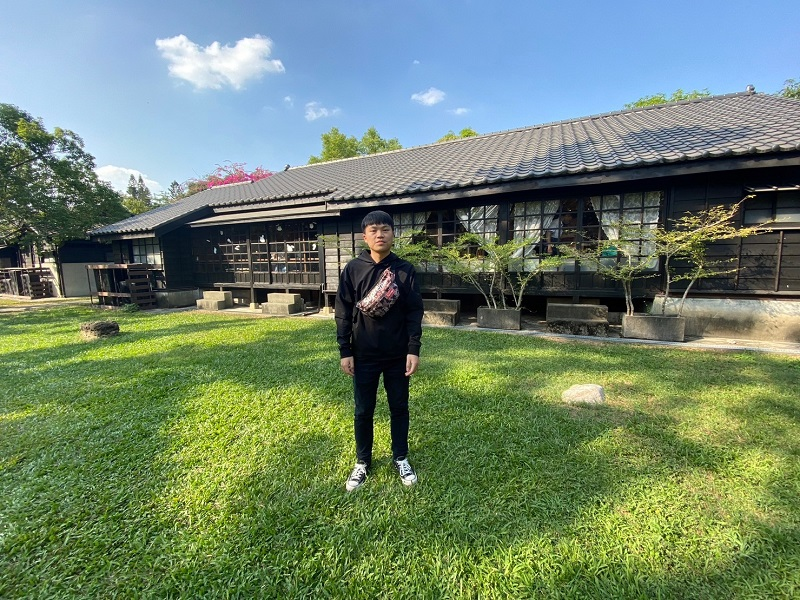
#> input picture Dataset.jpg, 800 x 600 px
$ python main.py
#> lines starting #> are read from the running program, lines starting #| are printed output that depends on the picture; long printed decimals are rounded
#> further down, img is the input picture: shape (600, 800, 3); mean B, G, R 108.2, 131.7, 110.8
### AspRatioSystem.py
# Author: Fu, Guan Hao | sam27368@gmail.com
# Semtemper, 2023
# This program is to implement how to convert video frame with old video aspect ratio 4:3 to the newer standard of video apect 16:9
# =================================================================================================================================
import cv2
import copy
import numpy as np
import Bicubic.bicubic as BC
import time

class AspRatioSystem():
    def __init__(self, img, t_size) :
        self.input=img
        self.t_size = t_size
        self.output = None  # converted to 16:9 video frame

    #  Directly resize 4:3 aspect ratio video to a 16:9 TV/monitor
    # input: 4:3 video frame output: resized 16:9 video frame
    # [20 lines left out: functions Resize, Pillarboxing, not called in this run]

    # If you playback a 16:9 (Wide screen) program on a 4:3 monitor
    # input: 16:9 video frame output: 4:3 video frame
    def Letterboxing(self):
        print("TODO")

    # Nonlinear Scaling Method
    def NLS(self):
        # --------------------------------
        # image input & get the size of input image and target image
        imgc = self.input.copy()
        (h, w) = imgc.shape[:2]
#> h = 600; w = 800
        (target_h, target_w) = self.t_size  # (height,width) is (1080,1920) on a 16:9 monitor

        # --------------------------------
        # the parameter of NLS function
        Rm = 0.85                                # the ratio of the width of linear area
        Rl_r = int(w*((1-Rm)/2))                # the ratio of the width of nonlinear area
#> Rl_r = 60
        fl = target_h/h                         # upscaling factor of the linear area of Height
#> fl = 1.8
        Wm = int(w * Rm * fl)                   # the width of the post scaling area M
#> Wm = 1224
        Wl_r = int((target_w - Wm)/2)           # the width of the post scaling area L R
#> Wl_r = 348
        a1= 0                                   # the first element of the equal difference progression
        # d = ((1/f1)-a1)/Wl_r                    # the common difference on non-Linear region
        d = 1/(fl*Wl_r)                          # the common difference on non-Linear region
#> d = 0.0016
        # d *= fl_w
        print(f"f1 = {fl}, Wm={Wm}, Wl_r={Wl_r}")
#| f1 = 1.8, Wm=1224, Wl_r=348

        # --------------------------------
        # Get 3 seperated region on original image
        # Padding Region L
        imgL = imgc[:, 0:Rl_r]
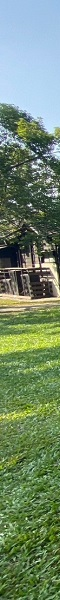
#> imgL: shape (600, 60, 3); mean B, G, R 107.7, 135.8, 113.1
        imgL_pa = np.zeros((h+3,Rl_r+3,3))
        imgL_pa[:-3,:,:] = imgc[:, 0:Rl_r+3, :]
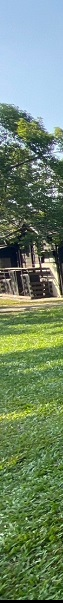
#> imgL_pa: shape (603, 63, 3) float64; mean B, G, R 107.1, 134.9, 112.2
        # Padding Region M
        imgM = imgc[:, Rl_r:w-Rl_r]
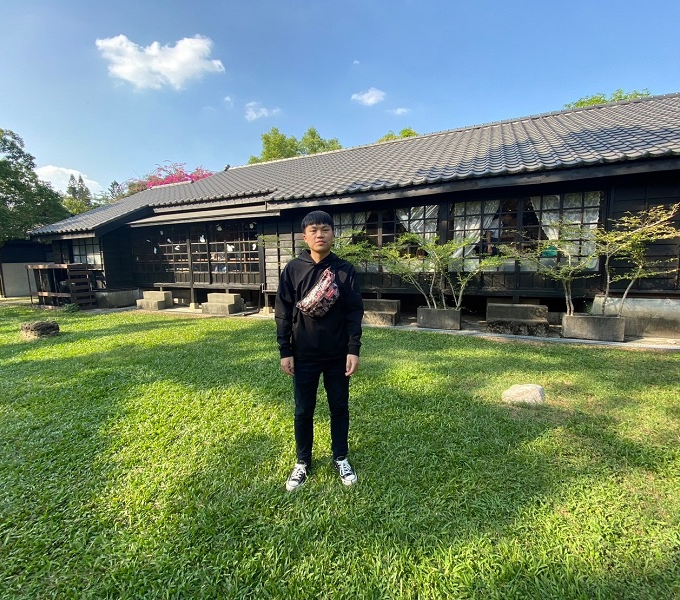
#> imgM: shape (600, 680, 3); mean B, G, R 108.6, 131.5, 110.1
        imgM_pa = np.zeros((h+3,w-(2*Rl_r),3))
        imgM_pa[:-3,:,:] = imgc[:, Rl_r:w-Rl_r]
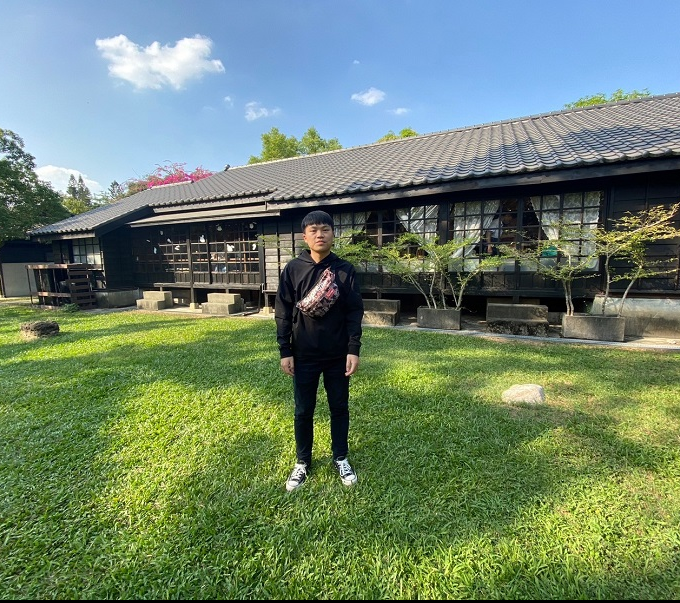
#> imgM_pa: shape (603, 680, 3) float64; mean B, G, R 108, 130.9, 109.5
        # Padding Region R
        imgR = imgc[:, w-Rl_r:]
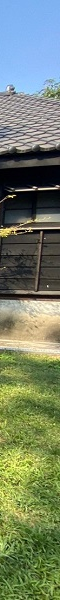
#> imgR: shape (600, 60, 3); mean B, G, R 105, 129.6, 116.3
        # imgR = cv2.flip(imgR, 1)
        imgR_pa = np.zeros((h+3,Rl_r+3,3))
        imgR_pa[:-3,:,:] = imgc[:, w-Rl_r-3:]
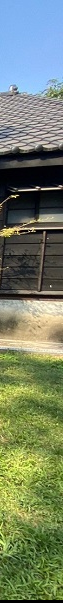
#> imgR_pa: shape (603, 63, 3) float64; mean B, G, R 104.5, 129, 115.8
        print(f"imgc.shape={imgc.shape}, imgM.shape={imgM.shape}, imgR_pa.shape={imgR_pa.shape}, imgL_pa.shape={imgL_pa.shape}, distance={d}")
#| imgc.shape=(600, 800, 3), imgM.shape=(600, 680, 3), imgR_pa.shape=(603, 63, 3), imgL_pa.shape=(603, 63, 3), distance=0.001596

        # --------------------------------
        # Resize 3 seperated region depend on original image
        start_time = time.time()
        # self.plot_result_1(imgL)
        imgL_r = BC.bicubic(imgL, imgL_pa, d, [target_h, Wl_r], is_reverse=False)                  # Nonlinear area(L)
        # self.plot_result_1(imgL_r)
        # imgR_r = cv2.resize(imgR, (Wl_r, target_h), interpolation=cv2.INTER_CUBIC)    # Nonlinear area(L)

        # imgM_r = BC.bicubic(imgM, imgM_pa, d, [target_h, Wm], False,linear=True)    # Linear area(M)
        imgM_r = cv2.resize(imgM, None, fx=fl, fy=fl, interpolation=cv2.INTER_CUBIC)    # Linear area(M)

        imgR_r = BC.bicubic(imgR, imgR_pa, d, [target_h, Wl_r], is_reverse=True)                  # Nonlinear area(R)
        # imgR_r = BC.bicubic(imgR, imgR_pa, d, [target_h, Wl_r], True)                            # Nonlinear area(R)
        # imgR_r = cv2.resize(imgR, (Wl_r, target_h), interpolation=cv2.INTER_CUBIC)    # Nonlinear area(R)
        end_time = time.time()
        print(f"imgM_resize.shape={imgM_r.shape}, imgR_resize.shape={imgR_r.shape}")
        print(f"elapsed_time={end_time - start_time}")
        # --------------------------------
        # Pad resized image to the output empty frame
        self.output  = np.zeros((target_h, target_w, 3), dtype=np.uint8)    # Black area which image size is (1920,1080)
        center_diff_w = int(target_w/2 - imgM_r.shape[1]/2)
        self.output[:, 0:Wl_r] = imgL_r[:]                                  # padding Nonlinear area(R) on a 16:9 monitor
        self.output[:, center_diff_w:target_w-center_diff_w] = imgM_r[:]    # padding Linear area(M) on a 16:9 monitor
        self.output[:, Wl_r+Wm:] = imgR_r[:]                                  # padding Nonlinear area(L) on a 16:9 monitor
        # print(f"imgc.shape={imgc.shape}, imgM.shape={imgM.shape}, distance between adjacent pixels={d}, the width of the post scaling area L={Wl_r}")

    def plot_result(self):
        cv2.namedWindow("demo", cv2.WINDOW_NORMAL)
        cv2.imshow("demo", self.output)
        cv2.waitKey(0)
        cv2.destroyAllWindows()

    # [5 lines left out: function plot_result_1, not called in this run]

### main.py
from AspRatioSystem import AspRatioSystem as ARS
import cv2

img = cv2.imread("./Dataset.jpg", 1) # 4:3 video frame;size=800x600
target_size = (1080, 1920)  # 16:9 video frame;size=1920x1080
Pillarbox = ARS(img=img, t_size=target_size)
Pillarbox.NLS()
#> (the call stopped at in NLS, `imgL_r = BC.bicubic(imgL, imgL_pa, d, [target_h, Wl_r], is_reverse=Fal..`: Bicubic is not available in this run)
Pillarbox.plot_result()
# [4 lines of commented-out code are left out]
